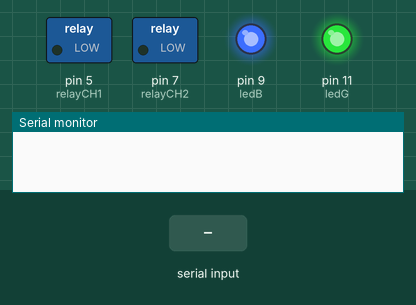
Simulated run of this sketch. Board: Arduino Uno, built with avr-gcc and run on an emulated ATmega328P. Shown: switched loads named in the sketch (green lamp = pin HIGH), output pins drawn as LEDs (lit = HIGH), the last lines printed to the serial monitor. The test bench sets the inputs (shaded band).

Above: at 1.2 s.
1.3 s: "a" received over Serial
At 2.1 s:
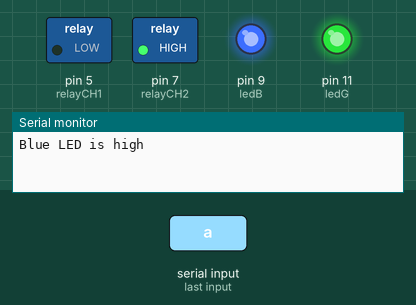
2.8 s: "c" received over Serial
At 3.2 s:
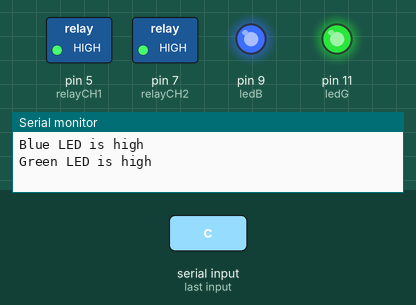
4.3 s: "b" received over Serial
At 5.6 s:
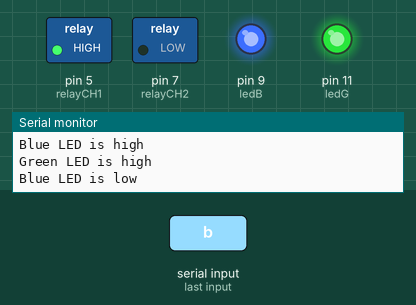
Timing chart, 0 to 7.3 s (numbered marks = the images above; inputs shaded):
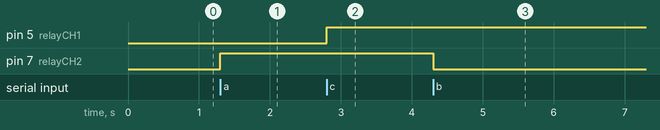

The sketch:

home_automation.ino
```cpp
int ledB = 9;
int ledG = 11;
int relayCH1 = 5;
int relayCH2 = 7;

void setup() {
  Serial.begin(9600);
  pinMode(ledB,OUTPUT);
  pinMode(ledG,OUTPUT);
  pinMode(relayCH1,OUTPUT);
  pinMode(relayCH2,OUTPUT);

  digitalWrite(9,HIGH);
  digitalWrite(11,HIGH);
}

void loop() {
  while (!Serial.available());
  byte value = Serial.read();

  switch (value) {
    case 'a':
      digitalWrite(relayCH2, HIGH);
      Serial.println("Blue LED is high");
      break;

    case 'b':
      digitalWrite(relayCH2, LOW);
      Serial.println("Blue LED is low");
      break;

    case 'c':
      digitalWrite(relayCH1, HIGH);
      Serial.println("Green LED is high");
      break;

    case 'd':
      digitalWrite(relayCH1, LOW);
      Serial.println("Green LED is low");
      break;
  }
}
```

Measured:
- after the input at 1.3 s, pin 7 (relayCH2): LOW → HIGH at once
- after the input at 2.8 s, pin 5 (relayCH1): LOW → HIGH at once
- after the input at 4.3 s, pin 7 (relayCH2): HIGH → LOW at once
